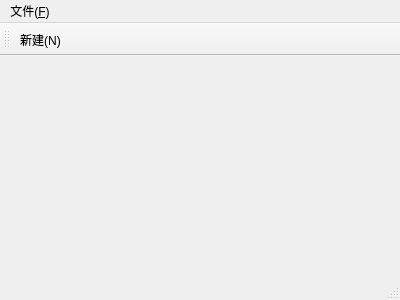
<?xml version="1.0" encoding="UTF-8"?>
<ui version="4.0">
 <class>MainWindow</class>
 <widget class="QMainWindow" name="MainWindow">
  <property name="geometry">
   <rect>
    <x>0</x>
    <y>0</y>
    <width>400</width>
    <height>300</height>
   </rect>
  </property>
  <property name="windowTitle">
   <string>MainWindow</string>
  </property>
  <widget class="QWidget" name="centralWidget"/>
  <widget class="QMenuBar" name="menuBar">
   <property name="geometry">
    <rect>
     <x>0</x>
     <y>0</y>
     <width>400</width>
     <height>23</height>
    </rect>
   </property>
   <widget class="QMenu" name="menu_F">
    <property name="title">
     <string>文件(&amp;F)</string>
    </property>
    <addaction name="action_N"/>
   </widget>
   <addaction name="menu_F"/>
  </widget>
  <widget class="QToolBar" name="mainToolBar">
   <attribute name="toolBarArea">
    <enum>TopToolBarArea</enum>
   </attribute>
   <attribute name="toolBarBreak">
    <bool>false</bool>
   </attribute>
   <addaction name="action_N"/>
  </widget>
  <widget class="QStatusBar" name="statusBar"/>
  <action name="action_N">
   <property name="icon">
    <iconset resource="myicon.qrc">
     <normaloff>:/myico.ico</normaloff>:/myico.ico</iconset>
   </property>
   <property name="text">
    <string>新建(&amp;N)</string>
   </property>
   <property name="shortcut">
    <string>Ctrl+N</string>
   </property>
  </action>
 </widget>
 <layoutdefault spacing="6" margin="11"/>
 <resources>
  <include location="myicon.qrc"/>
 </resources>
 <connections/>
</ui>
